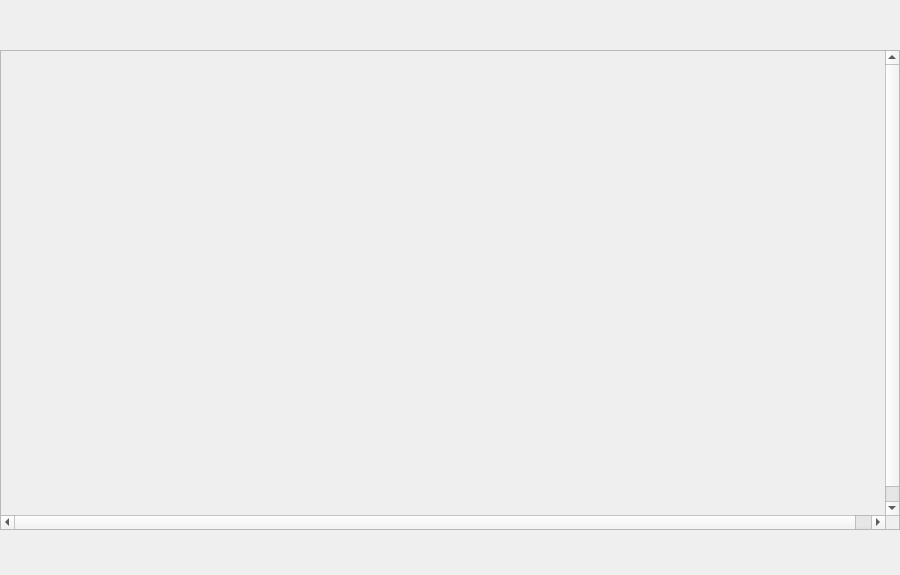
<?xml version="1.0" encoding="UTF-8"?>
<ui version="4.0">
 <class>MdiInterface</class>
 <widget class="QWidget" name="MdiInterface">
  <property name="geometry">
   <rect>
    <x>0</x>
    <y>0</y>
    <width>900</width>
    <height>575</height>
   </rect>
  </property>
  <property name="windowTitle">
   <string>Form</string>
  </property>
  <widget class="SmoothScrollArea" name="SmoothScrollArea">
   <property name="geometry">
    <rect>
     <x>0</x>
     <y>50</y>
     <width>900</width>
     <height>480</height>
    </rect>
   </property>
   <property name="widgetResizable">
    <bool>true</bool>
   </property>
   <widget class="QWidget" name="scrollAreaWidgetContents">
    <property name="geometry">
     <rect>
      <x>0</x>
      <y>0</y>
      <width>900</width>
      <height>480</height>
     </rect>
    </property>
    <property name="minimumSize">
     <size>
      <width>900</width>
      <height>480</height>
     </size>
    </property>
    <widget class="QMdiArea" name="mdiArea">
     <property name="geometry">
      <rect>
       <x>0</x>
       <y>0</y>
       <width>900</width>
       <height>480</height>
      </rect>
     </property>
     <property name="background">
      <brush brushstyle="NoBrush">
       <color alpha="255">
        <red>160</red>
        <green>160</green>
        <blue>160</blue>
       </color>
      </brush>
     </property>
    </widget>
   </widget>
  </widget>
 </widget>
 <customwidgets>
  <customwidget>
   <class>SmoothScrollArea</class>
   <extends>QScrollArea</extends>
   <header>qfluentwidgets</header>
   <container>1</container>
  </customwidget>
 </customwidgets>
 <resources/>
 <connections/>
</ui>
